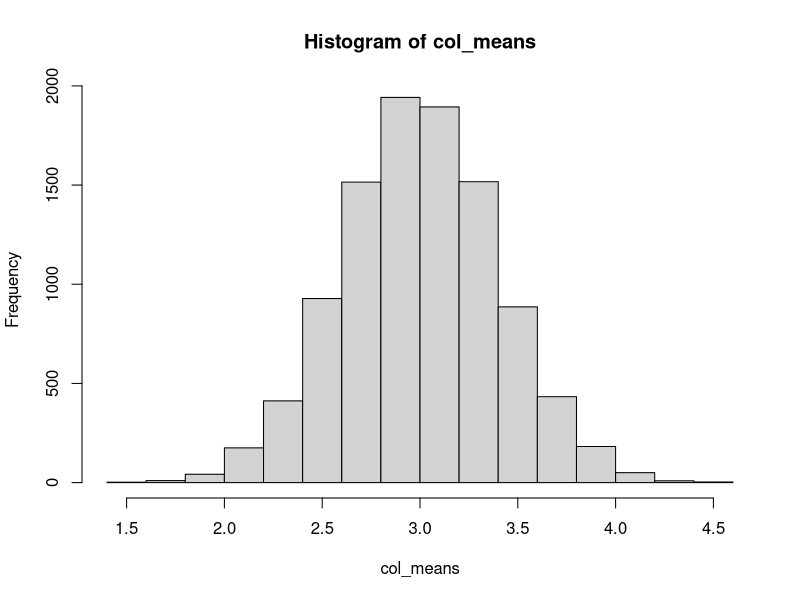

Source code (R):
## ---- chunk 1
set.seed(1) # Please don't remove this code!
## ---- chunk 2
normalmil <- rnorm(n=1000000,mean = 3,sd=4)
## ---- chunk 3
over_3 <- normalmil[normalmil>3]
## ---- chunk 4
normalmil_mat <- matrix(normalmil,ncol=10000,nrow=100)
## ---- chunk 5
mean(normalmil_mat[,1234])
## ---- chunk 6
col_means <- colSums(normalmil_mat)/nrow(normalmil_mat)
col_means2 <- apply(normalmil_mat,2,mean)
all(col_means == col_means2)
identical(col_means,col_means2)
## ---- chunk 7
hist(col_means)
## ---- chunk 8
num_3devs <- rep(0, ncol(normalmil_mat))
for (i in 1:ncol(normalmil_mat)) {
  num_3devs[i] <- sum(normalmil_mat[, i] > 9 | normalmil_mat[,i] < -3)
}
num_3devs

TFmat        <- normalmil_mat > 9 | normalmil_mat < -3
num_3devs_v2 <- apply(TFmat, 2, sum)

all(num_3devs == num_3devs_v2)

table(num_3devs)
